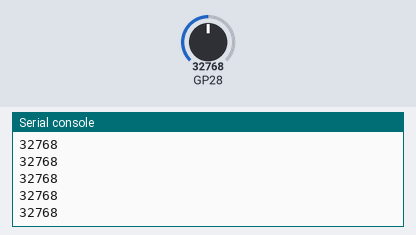
Bench run of a program on a simulated Raspberry Pi Pico running MicroPython. Shown: the last lines printed to the serial console. The test bench sets the inputs (shaded band); at power-on: GP28 = 32768 (analog values on the 0–65535 scale).

Above: at 1.2 s.
1.3 s: GP28 set to 45874
At 1.56 s:
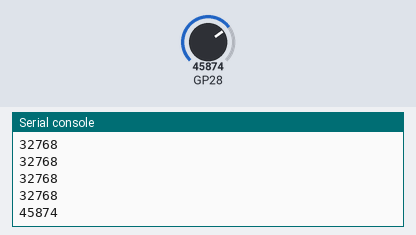
2.8 s: GP28 set to 57670
At 2.96 s:
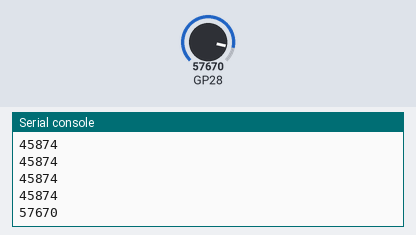
Timing chart, 0 to 5.8 s (numbered marks = the images above; inputs shaded):
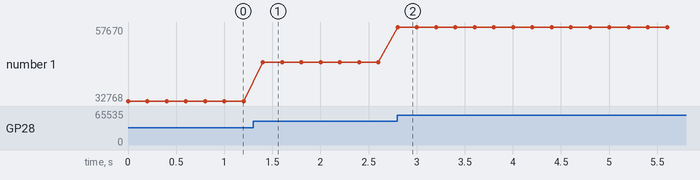

The program:

02-photoresistor-test.py
```python
# Extras Lab 02: Photoresistor Test
# Filename: 02-photoresistor-test.py
# Version: 1.0.0
#
# Read the light level from a photoresistor and print it in the Shell.
# Needs a photoresistor (an extra part) and the extras config.py.
# Not yet tested on hardware: adapt for your setup.

from machine import ADC
from utime import sleep
import config

# hardware settings from config.py
PHOTORESISTOR_PIN = config.PHOTORESISTOR_PIN

photo = ADC(PHOTORESISTOR_PIN)

while True:
    light_value = photo.read_u16()   # a number from 0 to 65535
    print(light_value)               # show it in the Shell
    sleep(0.2)                       # wait a fifth of a second
```

config.py
```python
# Moving Rainbow Extras Configuration file
# Filename: config.py
# Version: 1.0.0
#
# This file contains the hardware configuration for the base kit PLUS the
# extra sensor parts. It has every setting from the base kit's config.py,
# so save this file on your Pico in place of the base kit's config.py.
NEOPIXEL_PIN = 0
NUMBER_PIXELS = 30
BUTTON_PIN_1 = 15
BUTTON_PIN_2 = 14

# extra parts that are not in the base kit
POT_PIN = 26             # potentiometer middle leg (GP26, an ADC pin)
PHOTORESISTOR_PIN = 28   # photoresistor voltage divider (GP28, an ADC pin)
```

Measured:
- after the input at 1.3 s, the serial console: prints a new line after 0.10 s (image 1)
- after the input at 2.8 s, the serial console: prints a new line at once (image 2)
- plotted number 1: 32768 → 45874 after the input at 1.3 s, 45874 → 57670 after the input at 2.8 s
